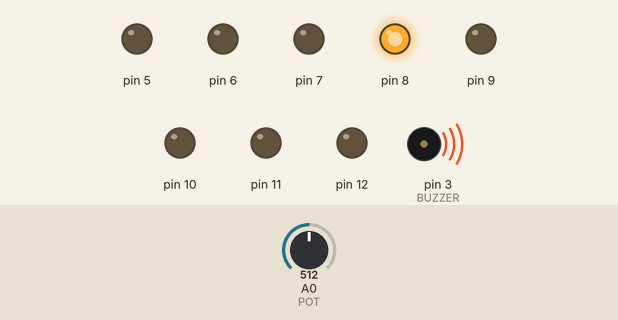
A sketch run on a simulated Arduino Uno, built with avr-gcc and run on an emulated ATmega328P. Parts: output pins drawn as LEDs (lit = HIGH), buzzer (waves = sounding). The inputs (shaded band) are chosen by the test bench; at power-on: A0 (POT) = 512.

Above: at 1.2 s.
1.3 s: A0 (POT) set to 526
At 1.8 s:
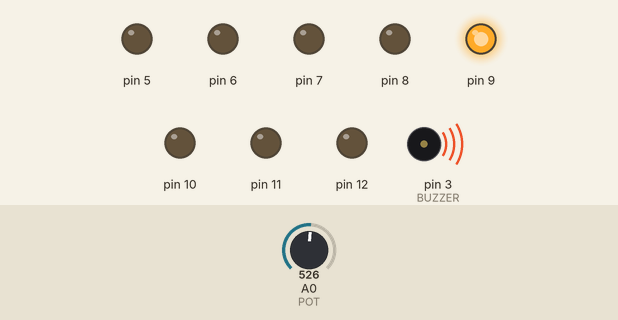
2.8 s: A0 (POT) set to 626
4.3 s: A0 (POT) set to 663
At 5.5 s:
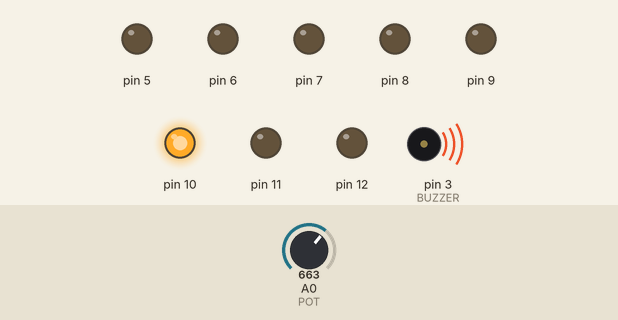
5.8 s: A0 (POT) set to 760
7.3 s: A0 (POT) set to 780
At 7.6 s:
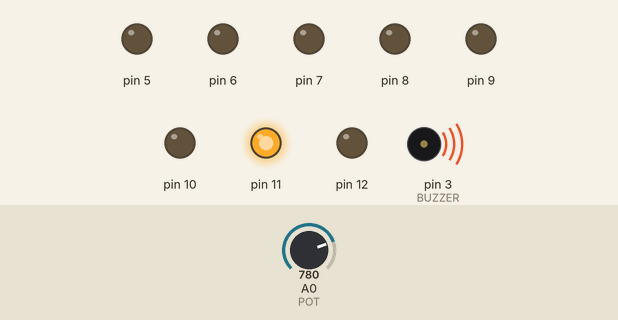
8.8 s: A0 (POT) set to 716
At 10.1 s:
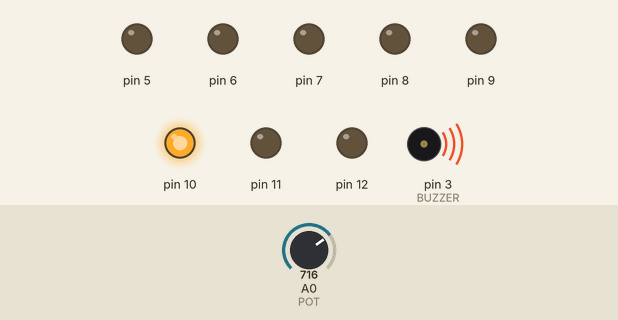
Timing chart, 0 to 11.3 s (numbered marks = the images above; inputs shaded):
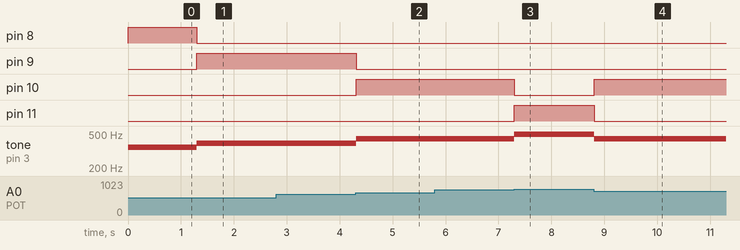

Measured:
- the behaviour switches between 518 and 519 on A0 (POT) (found by bisection; images 0 and 1)
- the behaviour switches between 644 and 645 on A0 (POT) (found by bisection; images 1 and 2)
- the behaviour switches between 770 and 771 on A0 (POT) (found by bisection; images 2 and 3)
- after the input at 1.3 s, pin 8: HIGH → LOW at once; pin 9: LOW → HIGH at once; tone on pin 3 (BUZZER): 349 Hz → 392 Hz at once
- after the input at 2.8 s, every drawn part: stays the same
- after the input at 4.3 s, pin 9: HIGH → LOW at once; pin 10: LOW → HIGH at once; tone on pin 3 (BUZZER): 392 Hz → 440 Hz at once
- after the input at 5.8 s, every drawn part: stays the same
- after the input at 7.3 s, pin 10: HIGH → LOW at once; pin 11: LOW → HIGH at once; tone on pin 3 (BUZZER): 440 Hz → 494 Hz at once
- after the input at 8.8 s, pin 10: LOW → HIGH at once; pin 11: HIGH → LOW at once; tone on pin 3 (BUZZER): 494 Hz → 440 Hz at once

The sketch:

softpot_instrument.ino
```cpp
#define LED_COUNT 8

// digital/PWM
#define START_LED 5
#define BUZZER 3

// analog in
#define POT 0

// anything below this value is considered to not be a button press
#define MIN_POT_VALUE 15

const short MAX_STATE = 1 << LED_COUNT;
const short MIN_STATE = 0;

const int frequencyCount = 8;
const int frequencies[] = {262, 294, 330, 349, 392, 440, 494, 523};

int getIndex(int sensorValue)
{
  return constrain(map(sensorValue, MIN_POT_VALUE, 1023, 0, frequencyCount), 0, frequencyCount - 1);
}

void setup()
{
  pinMode(BUZZER, OUTPUT);

  for (int i = START_LED; i < START_LED + LED_COUNT; i++)
    pinMode(i, OUTPUT);
}

void writeLEDs(short state)
{
  for (short i = 0; i < LED_COUNT; i++)
  {
    if ((state >> i) & 1)
      digitalWrite(i + START_LED, HIGH);
    else
      digitalWrite(i + START_LED, LOW);
  }
}

void loop()
{
  int pot = analogRead(POT);

  if (pot > MIN_POT_VALUE)
  {
    int count = getIndex(pot);
    int hz = frequencies[count];

    int LEDState = 1 << count;

    tone(BUZZER, hz);
    writeLEDs(LEDState);
  }
  else
  {
    noTone(BUZZER);
    writeLEDs(0);
  }

  delay(20);
}
```
